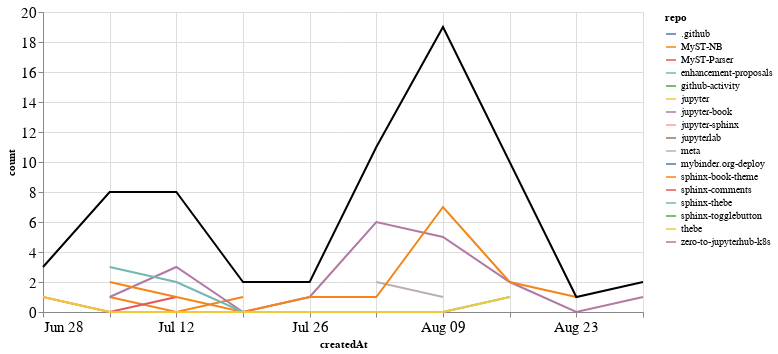

The code cell stored with this chart in its notebook:
### Markdown cell above
## PRs

### Code cell
prs_time = prs.groupby('repo').resample('W', on='createdAt').count()['author'].reset_index()
prs_time = prs_time.rename(columns={'author': 'count'})
prs_time_total = prs_time.groupby('createdAt').agg({"count": "sum"}).reset_index()

ch1 = alt.Chart(prs_time, width=600).mark_line().encode(
    x='createdAt',
    y='count',
    color='repo',
    tooltip="repo"
)

ch2 = alt.Chart(prs_time_total, width=600).mark_line(color="black").encode(
    x='createdAt',
    y='count',
)

ch1 + ch2

### Figure 1 — Vega-Lite specification as saved in the notebook (floating-point values rounded to 4 significant figures)
{"config": {"axisLeft": {"labelFontSize": 15}, "axisBottom": {"labelFontSize": 15}}, "layer": [{"data": {"name": "data-1d676c818432a1b108f009b8cd88acb9"}, "mark": "line", "encoding": {"color": {"type": "nominal", "field": "repo"}, "tooltip": {"type": "nominal", "field": "repo"}, "x": {"type": "temporal", "field": "createdAt"}, "y": {"type": "quantitative", "field": "count"}}, "width": 600}, {"data": {"name": "data-c18165ccf47dab3fc4d66779f0e7a17e"}, "mark": {"type": "line", "color": "black"}, "encoding": {"x": {"type": "temporal", "field": "createdAt"}, "y": {"type": "quantitative", "field": "count"}}, "width": 600}], "$schema": "https://vega.github.io/schema/vega-lite/v4.8.1.json", "datasets": {"data-1d676c818432a1b108f009b8cd88acb9": [{"repo": ".github", "createdAt": "2020-08-02T00:00:00", "count": 2}, {"repo": "MyST-NB", "createdAt": "2020-07-05T00:00:00", "count": 1}, {"repo": "MyST-NB", "createdAt": "2020-07-12T00:00:00", "count": 0}, {"repo": "MyST-NB", "createdAt": "2020-07-19T00:00:00", "count": 1}, {"repo": "MyST-Parser", "createdAt": "2020-06-28T00:00:00", "count": 1}, {"repo": "MyST-Parser", "createdAt": "2020-07-05T00:00:00", "count": 0}, {"repo": "MyST-Parser", "createdAt": "2020-07-12T00:00:00", "count": 1}, {"repo": "enhancement-proposals", "createdAt": "2020-08-30T00:00:00", "count": 1}, {"repo": "github-activity", "createdAt": "2020-08-09T00:00:00", "count": 2}, {"repo": "jupyter", "createdAt": "2020-07-12T00:00:00", "count": 1}, {"repo": "jupyter-book", "createdAt": "2020-07-05T00:00:00", "count": 1}, {"repo": "jupyter-book", "createdAt": "2020-07-12T00:00:00", "count": 3}, {"repo": "jupyter-book", "createdAt": "2020-07-19T00:00:00", "count": 0}, {"repo": "jupyter-book", "createdAt": "2020-07-26T00:00:00", "count": 1}, {"repo": "jupyter-book", "createdAt": "2020-08-02T00:00:00", "count": 6}, {"repo": "jupyter-book", "createdAt": "2020-08-09T00:00:00", "count": 5}, {"repo": "jupyter-book", "createdAt": "2020-08-16T00:00:00", "count": 2}, {"repo": "jupyter-book", "createdAt": "2020-08-23T00:00:00", "count": 0}, {"repo": "jupyter-book", "createdAt": "2020-08-30T00:00:00", "count": 1}, {"repo": "jupyter-sphinx", "createdAt": "2020-06-28T00:00:00", "count": 1}, {"repo": "jupyterlab", "createdAt": "2020-08-09T00:00:00", "count": 1}, {"repo": "meta", "createdAt": "2020-08-02T00:00:00", "count": 2}, {"repo": "meta", "createdAt": "2020-08-09T00:00:00", "count": 1}, {"repo": "mybinder.org-deploy", "createdAt": "2020-07-19T00:00:00", "count": 1}, {"repo": "sphinx-book-theme", "createdAt": "2020-07-05T00:00:00", "count": 2}, {"repo": "sphinx-book-theme", "createdAt": "2020-07-12T00:00:00", "count": 1}, {"repo": "sphinx-book-theme", "createdAt": "2020-07-19T00:00:00", "count": 0}, {"repo": "sphinx-book-theme", "createdAt": "2020-07-26T00:00:00", "count": 1}, {"repo": "sphinx-book-theme", "createdAt": "2020-08-02T00:00:00", "count": 1}, {"repo": "sphinx-book-theme", "createdAt": "2020-08-09T00:00:00", "count": 7}, {"repo": "sphinx-book-theme", "createdAt": "2020-08-16T00:00:00", "count": 2}, {"repo": "sphinx-book-theme", "createdAt": "2020-08-23T00:00:00", "count": 1}, {"repo": "sphinx-comments", "createdAt": "2020-08-16T00:00:00", "count": 4}, {"repo": "sphinx-thebe", "createdAt": "2020-07-05T00:00:00", "count": 3}, {"repo": "sphinx-thebe", "createdAt": "2020-07-12T00:00:00", "count": 2}, {"repo": "sphinx-thebe", "createdAt": "2020-07-19T00:00:00", "count": 0}, {"repo": "sphinx-thebe", "createdAt": "2020-07-26T00:00:00", "count": 0}, {"repo": "sphinx-thebe", "createdAt": "2020-08-02T00:00:00", "count": 0}, {"repo": "sphinx-thebe", "createdAt": "2020-08-09T00:00:00", "count": 0}, {"repo": "sphinx-thebe", "createdAt": "2020-08-16T00:00:00", "count": 1}, {"repo": "sphinx-togglebutton", "createdAt": "2020-08-09T00:00:00", "count": 3}, {"repo": "thebe", "createdAt": "2020-06-28T00:00:00", "count": 1}, {"repo": "thebe", "createdAt": "2020-07-05T00:00:00", "count": 0}, {"repo": "thebe", "createdAt": "2020-07-12T00:00:00", "count": 0}, {"repo": "thebe", "createdAt": "2020-07-19T00:00:00", "count": 0}, {"repo": "thebe", "createdAt": "2020-07-26T00:00:00", "count": 0}, {"repo": "thebe", "createdAt": "2020-08-02T00:00:00", "count": 0}, {"repo": "thebe", "createdAt": "2020-08-09T00:00:00", "count": 0}, {"repo": "thebe", "createdAt": "2020-08-16T00:00:00", "count": 1}, {"repo": "zero-to-jupyterhub-k8s", "createdAt": "2020-07-05T00:00:00", "count": 1}], "data-c18165ccf47dab3fc4d66779f0e7a17e": [{"createdAt": "2020-06-28T00:00:00", "count": 3}, {"createdAt": "2020-07-05T00:00:00", "count": 8}, {"createdAt": "2020-07-12T00:00:00", "count": 8}, {"createdAt": "2020-07-19T00:00:00", "count": 2}, {"createdAt": "2020-07-26T00:00:00", "count": 2}, {"createdAt": "2020-08-02T00:00:00", "count": 11}, {"createdAt": "2020-08-09T00:00:00", "count": 19}, {"createdAt": "2020-08-16T00:00:00", "count": 10}, {"createdAt": "2020-08-23T00:00:00", "count": 1}, {"createdAt": "2020-08-30T00:00:00", "count": 2}]}}
